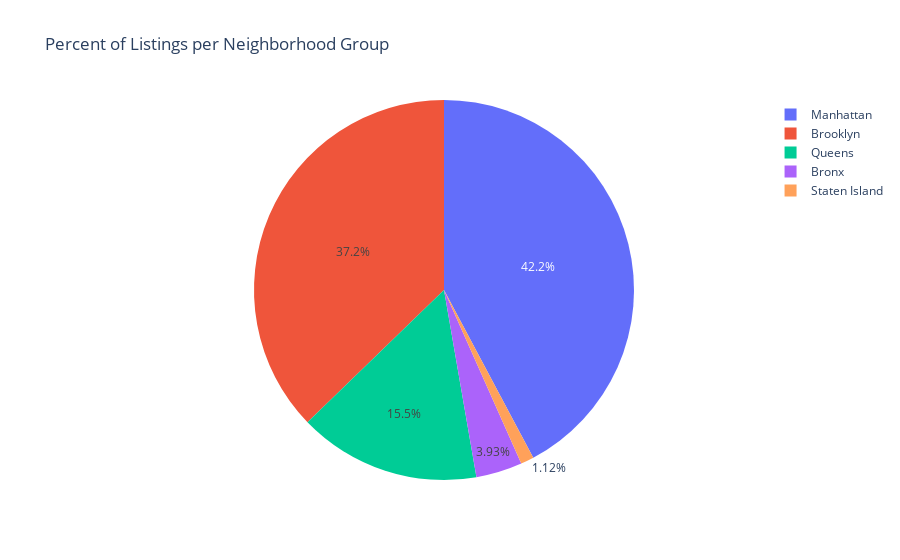

Notebook code cell kept with this figure:
### Code cell
fig = px.pie(data_frame=neighborhood_groups,
             names="neighborhood_group",
             values="listings",
             labels={"neighborhood_group": "Neighborhood Group", "listings": "Listings"},
             title="Percent of Listings per Neighborhood Group")
fig.show()

### Figure 1 — Plotly figure (JSON) as saved in the notebook; plotly's stock layout.template omitted (floating-point values rounded to 4 significant figures)
{"data": [{"domain": {"x": [0, 1], "y": [0, 1]}, "hovertemplate": "Neighborhood Group=%{label}<br>Listings=%{value}<extra></extra>", "labels": ["Manhattan", "Brooklyn", "Staten Island", "Queens", "Bronx"], "legendgroup": "", "name": "", "showlegend": true, "type": "pie", "values": [16823, 14841, 446, 6174, 1567]}], "layout": {"legend": {"tracegroupgap": 0}, "title": {"text": "Percent of Listings per Neighborhood Group"}}}
